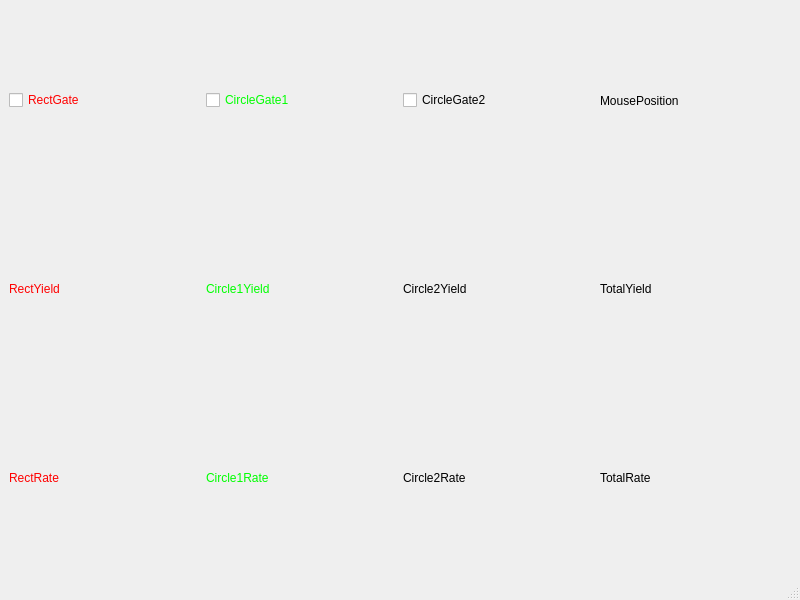
<?xml version="1.0" encoding="UTF-8"?>
<ui version="4.0">
 <class>XY</class>
 <widget class="QMainWindow" name="XY">
  <property name="geometry">
   <rect>
    <x>0</x>
    <y>0</y>
    <width>800</width>
    <height>600</height>
   </rect>
  </property>
  <property name="windowTitle">
   <string>XY</string>
  </property>
  <widget class="QWidget" name="centralwidget">
   <layout class="QGridLayout" name="gridLayout">
    <item row="0" column="0">
     <layout class="QVBoxLayout" name="verticalLayout">
      <item>
       <layout class="QVBoxLayout" name="verticalLayout_2">
        <item>
         <layout class="QHBoxLayout" name="horizontalLayout">
          <item>
           <widget class="QCheckBox" name="RectGate">
            <property name="styleSheet">
             <string notr="true">color: rgb(255, 0, 0);</string>
            </property>
            <property name="text">
             <string>RectGate</string>
            </property>
           </widget>
          </item>
          <item>
           <widget class="QCheckBox" name="CircleGate1">
            <property name="styleSheet">
             <string notr="true">color: rgb(0, 255, 0);</string>
            </property>
            <property name="text">
             <string>CircleGate1</string>
            </property>
           </widget>
          </item>
          <item>
           <widget class="QCheckBox" name="CircleGate2">
            <property name="styleSheet">
             <string notr="true">color: rgb(0, 0, 0);</string>
            </property>
            <property name="text">
             <string>CircleGate2</string>
            </property>
           </widget>
          </item>
          <item>
           <widget class="QLabel" name="MousePosition">
            <property name="text">
             <string>MousePosition</string>
            </property>
           </widget>
          </item>
         </layout>
        </item>
        <item>
         <layout class="QHBoxLayout" name="horizontalLayout_2">
          <item>
           <widget class="QLabel" name="RectYield">
            <property name="styleSheet">
             <string notr="true">color: rgb(255, 0, 0);</string>
            </property>
            <property name="text">
             <string>RectYield</string>
            </property>
           </widget>
          </item>
          <item>
           <widget class="QLabel" name="Circle1Yield">
            <property name="styleSheet">
             <string notr="true">color: rgb(0, 255, 0);</string>
            </property>
            <property name="text">
             <string>Circle1Yield</string>
            </property>
           </widget>
          </item>
          <item>
           <widget class="QLabel" name="Circle2Yield">
            <property name="styleSheet">
             <string notr="true">color: rgb(0, 0, 0);</string>
            </property>
            <property name="text">
             <string>Circle2Yield</string>
            </property>
           </widget>
          </item>
          <item>
           <widget class="QLabel" name="TotalYield">
            <property name="text">
             <string>TotalYield</string>
            </property>
           </widget>
          </item>
         </layout>
        </item>
        <item>
         <layout class="QHBoxLayout" name="horizontalLayout_3">
          <item>
           <widget class="QLabel" name="RectRate">
            <property name="styleSheet">
             <string notr="true">color: rgb(255, 0, 0);</string>
            </property>
            <property name="text">
             <string>RectRate</string>
            </property>
           </widget>
          </item>
          <item>
           <widget class="QLabel" name="Circle1Rate">
            <property name="styleSheet">
             <string notr="true">color: rgb(0, 255, 0);</string>
            </property>
            <property name="text">
             <string>Circle1Rate</string>
            </property>
           </widget>
          </item>
          <item>
           <widget class="QLabel" name="Circle2Rate">
            <property name="styleSheet">
             <string notr="true">color: rgb(0, 0, 0);</string>
            </property>
            <property name="text">
             <string>Circle2Rate</string>
            </property>
           </widget>
          </item>
          <item>
           <widget class="QLabel" name="TotalRate">
            <property name="text">
             <string>TotalRate</string>
            </property>
           </widget>
          </item>
         </layout>
        </item>
       </layout>
      </item>
     </layout>
    </item>
   </layout>
  </widget>
  <widget class="QMenuBar" name="menubar">
   <property name="geometry">
    <rect>
     <x>0</x>
     <y>0</y>
     <width>800</width>
     <height>19</height>
    </rect>
   </property>
  </widget>
  <widget class="QStatusBar" name="statusbar"/>
 </widget>
 <resources/>
 <connections/>
</ui>
